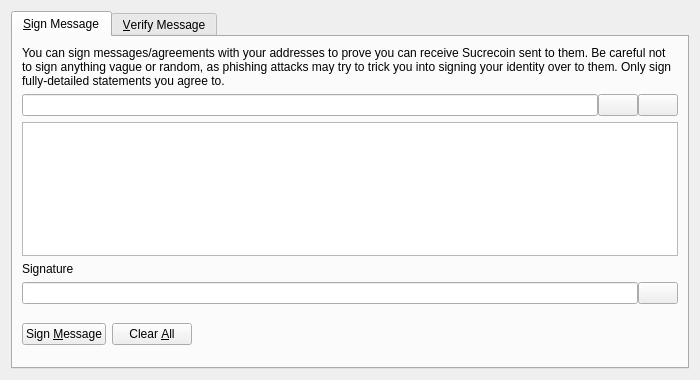
<?xml version="1.0" encoding="UTF-8"?>
<ui version="4.0">
 <class>SignVerifyMessageDialog</class>
 <widget class="QDialog" name="SignVerifyMessageDialog">
  <property name="geometry">
   <rect>
    <x>0</x>
    <y>0</y>
    <width>700</width>
    <height>380</height>
   </rect>
  </property>
  <property name="windowTitle">
   <string>Signatures - Sign / Verify a Message</string>
  </property>
  <property name="modal">
   <bool>true</bool>
  </property>
  <layout class="QVBoxLayout" name="verticalLayout">
   <item>
    <widget class="QTabWidget" name="tabWidget">
     <property name="currentIndex">
      <number>0</number>
     </property>
     <widget class="QWidget" name="tabSignMessage">
      <attribute name="title">
       <string>&amp;Sign Message</string>
      </attribute>
      <layout class="QVBoxLayout" name="verticalLayout_SM">
       <item>
        <widget class="QLabel" name="infoLabel_SM">
         <property name="text">
          <string>You can sign messages/agreements with your addresses to prove you can receive Sucrecoin sent to them. Be careful not to sign anything vague or random, as phishing attacks may try to trick you into signing your identity over to them. Only sign fully-detailed statements you agree to.</string>
         </property>
         <property name="textFormat">
          <enum>Qt::PlainText</enum>
         </property>
         <property name="wordWrap">
          <bool>true</bool>
         </property>
        </widget>
       </item>
       <item>
        <layout class="QHBoxLayout" name="horizontalLayout_1_SM">
         <property name="spacing">
          <number>0</number>
         </property>
         <item>
          <widget class="QValidatedLineEdit" name="addressIn_SM">
           <property name="toolTip">
            <string>The Sucrecoin address to sign the message with</string>
           </property>
          </widget>
         </item>
         <item>
          <widget class="QPushButton" name="addressBookButton_SM">
           <property name="toolTip">
            <string>Choose previously used address</string>
           </property>
           <property name="text">
            <string/>
           </property>
           <property name="icon">
            <iconset resource="../bitcoin.qrc">
             <normaloff>:/icons/address-book</normaloff>:/icons/address-book</iconset>
           </property>
           <property name="shortcut">
            <string>Alt+A</string>
           </property>
           <property name="autoDefault">
            <bool>false</bool>
           </property>
          </widget>
         </item>
         <item>
          <widget class="QPushButton" name="pasteButton_SM">
           <property name="toolTip">
            <string>Paste address from clipboard</string>
           </property>
           <property name="text">
            <string/>
           </property>
           <property name="icon">
            <iconset resource="../bitcoin.qrc">
             <normaloff>:/icons/editpaste</normaloff>:/icons/editpaste</iconset>
           </property>
           <property name="shortcut">
            <string>Alt+P</string>
           </property>
           <property name="autoDefault">
            <bool>false</bool>
           </property>
          </widget>
         </item>
        </layout>
       </item>
       <item>
        <widget class="QPlainTextEdit" name="messageIn_SM">
         <property name="toolTip">
          <string>Enter the message you want to sign here</string>
         </property>
        </widget>
       </item>
       <item>
        <widget class="QLabel" name="signatureLabel_SM">
         <property name="text">
          <string>Signature</string>
         </property>
         <property name="textFormat">
          <enum>Qt::PlainText</enum>
         </property>
        </widget>
       </item>
       <item>
        <layout class="QHBoxLayout" name="horizontalLayout_2_SM">
         <property name="spacing">
          <number>0</number>
         </property>
         <item>
          <widget class="QLineEdit" name="signatureOut_SM">
           <property name="font">
            <font>
             <italic>true</italic>
            </font>
           </property>
           <property name="readOnly">
            <bool>true</bool>
           </property>
          </widget>
         </item>
         <item>
          <widget class="QPushButton" name="copySignatureButton_SM">
           <property name="toolTip">
            <string>Copy the current signature to the system clipboard</string>
           </property>
           <property name="text">
            <string/>
           </property>
           <property name="icon">
            <iconset resource="../bitcoin.qrc">
             <normaloff>:/icons/editcopy</normaloff>:/icons/editcopy</iconset>
           </property>
           <property name="autoDefault">
            <bool>false</bool>
           </property>
          </widget>
         </item>
        </layout>
       </item>
       <item>
        <layout class="QHBoxLayout" name="horizontalLayout_3_SM">
         <item>
          <widget class="QPushButton" name="signMessageButton_SM">
           <property name="toolTip">
            <string>Sign the message to prove you own this Sucrecoin address</string>
           </property>
           <property name="text">
            <string>Sign &amp;Message</string>
           </property>
           <property name="icon">
            <iconset resource="../bitcoin.qrc">
             <normaloff>:/icons/edit</normaloff>:/icons/edit</iconset>
           </property>
           <property name="autoDefault">
            <bool>false</bool>
           </property>
          </widget>
         </item>
         <item>
          <widget class="QPushButton" name="clearButton_SM">
           <property name="toolTip">
            <string>Reset all sign message fields</string>
           </property>
           <property name="text">
            <string>Clear &amp;All</string>
           </property>
           <property name="icon">
            <iconset resource="../bitcoin.qrc">
             <normaloff>:/icons/remove</normaloff>:/icons/remove</iconset>
           </property>
           <property name="autoDefault">
            <bool>false</bool>
           </property>
          </widget>
         </item>
         <item>
          <spacer name="horizontalSpacer_1_SM">
           <property name="orientation">
            <enum>Qt::Horizontal</enum>
           </property>
           <property name="sizeHint" stdset="0">
            <size>
             <width>40</width>
             <height>48</height>
            </size>
           </property>
          </spacer>
         </item>
         <item>
          <widget class="QLabel" name="statusLabel_SM">
           <property name="font">
            <font>
             <weight>75</weight>
             <bold>true</bold>
            </font>
           </property>
           <property name="text">
            <string/>
           </property>
           <property name="wordWrap">
            <bool>true</bool>
           </property>
          </widget>
         </item>
         <item>
          <spacer name="horizontalSpacer_2_SM">
           <property name="orientation">
            <enum>Qt::Horizontal</enum>
           </property>
           <property name="sizeHint" stdset="0">
            <size>
             <width>40</width>
             <height>48</height>
            </size>
           </property>
          </spacer>
         </item>
        </layout>
       </item>
      </layout>
     </widget>
     <widget class="QWidget" name="tabVerifyMessage">
      <attribute name="title">
       <string>&amp;Verify Message</string>
      </attribute>
      <layout class="QVBoxLayout" name="verticalLayout_VM">
       <item>
        <widget class="QLabel" name="infoLabel_VM">
         <property name="text">
          <string>Enter the receiver's address, message (ensure you copy line breaks, spaces, tabs, etc. exactly) and signature below to verify the message. Be careful not to read more into the signature than what is in the signed message itself, to avoid being tricked by a man-in-the-middle attack. Note that this only proves the signing party receives with the address, it cannot prove sendership of any transaction!</string>
         </property>
         <property name="textFormat">
          <enum>Qt::PlainText</enum>
         </property>
         <property name="alignment">
          <set>Qt::AlignLeading|Qt::AlignLeft|Qt::AlignTop</set>
         </property>
         <property name="wordWrap">
          <bool>true</bool>
         </property>
        </widget>
       </item>
       <item>
        <layout class="QHBoxLayout" name="horizontalLayout_1_VM">
         <property name="spacing">
          <number>0</number>
         </property>
         <item>
          <widget class="QValidatedLineEdit" name="addressIn_VM">
           <property name="toolTip">
            <string>The Sucrecoin address the message was signed with</string>
           </property>
          </widget>
         </item>
         <item>
          <widget class="QPushButton" name="addressBookButton_VM">
           <property name="toolTip">
            <string>Choose previously used address</string>
           </property>
           <property name="text">
            <string/>
           </property>
           <property name="icon">
            <iconset resource="../bitcoin.qrc">
             <normaloff>:/icons/address-book</normaloff>:/icons/address-book</iconset>
           </property>
           <property name="shortcut">
            <string>Alt+A</string>
           </property>
           <property name="autoDefault">
            <bool>false</bool>
           </property>
          </widget>
         </item>
        </layout>
       </item>
       <item>
        <widget class="QPlainTextEdit" name="messageIn_VM"/>
       </item>
       <item>
        <widget class="QValidatedLineEdit" name="signatureIn_VM"/>
       </item>
       <item>
        <layout class="QHBoxLayout" name="horizontalLayout_2_VM">
         <item>
          <widget class="QPushButton" name="verifyMessageButton_VM">
           <property name="toolTip">
            <string>Verify the message to ensure it was signed with the specified Sucrecoin address</string>
           </property>
           <property name="text">
            <string>Verify &amp;Message</string>
           </property>
           <property name="icon">
            <iconset resource="../bitcoin.qrc">
             <normaloff>:/icons/transaction_0</normaloff>:/icons/transaction_0</iconset>
           </property>
           <property name="autoDefault">
            <bool>false</bool>
           </property>
          </widget>
         </item>
         <item>
          <widget class="QPushButton" name="clearButton_VM">
           <property name="toolTip">
            <string>Reset all verify message fields</string>
           </property>
           <property name="text">
            <string>Clear &amp;All</string>
           </property>
           <property name="icon">
            <iconset resource="../bitcoin.qrc">
             <normaloff>:/icons/remove</normaloff>:/icons/remove</iconset>
           </property>
           <property name="autoDefault">
            <bool>false</bool>
           </property>
          </widget>
         </item>
         <item>
          <spacer name="horizontalSpacer_1_VM">
           <property name="orientation">
            <enum>Qt::Horizontal</enum>
           </property>
           <property name="sizeHint" stdset="0">
            <size>
             <width>40</width>
             <height>48</height>
            </size>
           </property>
          </spacer>
         </item>
         <item>
          <widget class="QLabel" name="statusLabel_VM">
           <property name="font">
            <font>
             <weight>75</weight>
             <bold>true</bold>
            </font>
           </property>
           <property name="text">
            <string/>
           </property>
           <property name="wordWrap">
            <bool>true</bool>
           </property>
          </widget>
         </item>
         <item>
          <spacer name="horizontalSpacer_2_VM">
           <property name="orientation">
            <enum>Qt::Horizontal</enum>
           </property>
           <property name="sizeHint" stdset="0">
            <size>
             <width>40</width>
             <height>48</height>
            </size>
           </property>
          </spacer>
         </item>
        </layout>
       </item>
      </layout>
     </widget>
    </widget>
   </item>
  </layout>
 </widget>
 <customwidgets>
  <customwidget>
   <class>QValidatedLineEdit</class>
   <extends>QLineEdit</extends>
   <header>qvalidatedlineedit.h</header>
  </customwidget>
 </customwidgets>
 <resources>
  <include location="../bitcoin.qrc"/>
 </resources>
 <connections/>
</ui>
